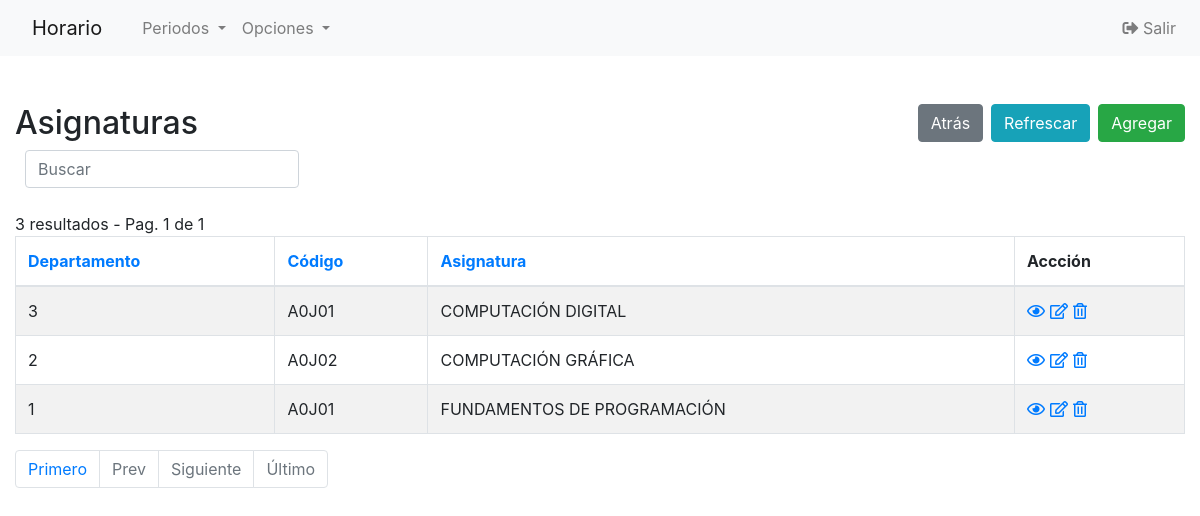
The app's page /Codigo/php/asignaturas-index.php (signed in) with its own data.
### tables this page shows
CREATE TABLE `asignaturas` (
  `ID_asignatura` int(11) NOT NULL,
  `DEPARTAMENTOS_ID_departamento` int(11) NOT NULL,
  `codigo` varchar(10) DEFAULT NULL,
  `nombre` varchar(100) DEFAULT NULL
);

### Codigo/php/config.php (called while the page is built, shortened)
<?php
$no_of_records_per_page = 10;
?>

### Codigo/php/asignaturas-index.php (the view, shortened to what this page needs)
<!DOCTYPE html>
<html lang="en">
<head>
    <link rel="stylesheet" href="https://stackpath.bootstrapcdn.com/bootstrap/4.5.0/css/bootstrap.min.css">
</head>
<?php require_once('navbar.php'); ?>
<body>
    <section class="pt-5">
        <div class="container-fluid">
            <div class="row">
                <div class="col-md-12">
                    <div class="page-header clearfix">
                        <h2 class="float-left">Asignaturas</h2>
                        <a href="asignaturas-create.php" class="btn btn-success float-right">Agregar</a>
                        <a href="asignaturas-index.php" class="btn btn-info float-right mr-2">Refrescar</a>
                        <a href="index1.php" class="btn btn-secondary float-right mr-2">Atrás</a>
                    </div>
                    <div class="form-row">
                        <form action="asignaturas-index.php" method="get">
                        <div class="col">
                          <input type="text" class="form-control" placeholder="Buscar" name="search">
                        </div>
                    </div>
                    <br>
                    <?php
                    require_once "config.php";
                    $domain   = $_SERVER['HTTP_HOST'];
                    $script   = $_SERVER['SCRIPT_NAME'];
                    $parameters   = $_GET ? $_SERVER['QUERY_STRING'] : "" ;
                    $protocol=($_SERVER['HTTPS'] == "on" ? "https" : "http");
                    $currenturl = $protocol . '://' . $domain. $script . '?' . $parameters;
                    if (isset($_GET['pageno'])) {
                        $pageno = $_GET['pageno'];
                    } else {
                        $pageno = 1;
                    }
                    $offset = ($pageno-1) * $no_of_records_per_page;
                    $total_pages_sql = "SELECT COUNT(*) FROM asignaturas";
                    $result = mysqli_query($link,$total_pages_sql);
                    $total_rows = mysqli_fetch_array($result)[0];
                    $total_pages = ceil($total_rows / $no_of_records_per_page);
                    $order = 'ID_asignatura';
                    $sortBy = array('asc', 'desc'); $sort = 'desc';
                    $sql = "SELECT * FROM asignaturas ORDER BY $order $sort LIMIT $offset, $no_of_records_per_page";
                    $count_pages = "SELECT * FROM asignaturas";
                    if(!empty($_GET['search'])) {
                        $search = ($_GET['search']);
                        $sql = "SELECT * FROM asignaturas
                            WHERE CONCAT_WS (DEPARTAMENTOS_ID_departamento,codigo,nombre)
                            LIKE '%$search%'
                            ORDER BY $order $sort
                            LIMIT $offset, $no_of_records_per_page";
                        $count_pages = "SELECT * FROM asignaturas
                            WHERE CONCAT_WS (DEPARTAMENTOS_ID_departamento,codigo,nombre)
                            LIKE '%$search%'
                            ORDER BY $order $sort";
                    }
                    else {
                        $search = "";
                    }
                    if($result = mysqli_query($link, $sql)){
                        if(mysqli_num_rows($result) > 0){
                            if ($result_count = mysqli_query($link, $count_pages)) {
                               $total_pages = ceil(mysqli_num_rows($result_count) / $no_of_records_per_page);
                           }
                            $number_of_results = mysqli_num_rows($result_count);
                            echo " " . $number_of_results . " resultados - Pag. " . $pageno . " de " . $total_pages;
                            echo "<table class='table table-bordered table-striped'>";
                                echo "<thead>";
                                    echo "<tr>";
                                        echo "<th><a href=?search=$search&sort=&order=DEPARTAMENTOS_ID_departamento&sort=$sort>Departamento</th>";
										echo "<th><a href=?search=$search&sort=&order=codigo&sort=$sort>Código</th>";
										echo "<th><a href=?search=$search&sort=&order=nombre&sort=$sort>Asignatura</th>";
                                        echo "<th>Accción</th>";
                                    echo "</tr>";
                                echo "</thead>";
                                echo "<tbody>";
                                while($row = mysqli_fetch_array($result)){
                                    echo "<tr>";
                                    echo "<td>" . htmlspecialchars($row['DEPARTAMENTOS_ID_departamento']) . "</td>";echo "<td>" . htmlspecialchars($row['codigo']) . "</td>";echo "<td>" . htmlspecialchars($row['nombre']) . "</td>";
                                        echo "<td>";
                                            echo "<a href='asignaturas-read.php?ID_asignatura=". $row['ID_asignatura'] ."' title='View Record' data-toggle='tooltip'><i class='far fa-eye'></i></a>";
                                            echo "<a href='asignaturas-update.php?ID_asignatura=". $row['ID_asignatura'] ."' title='Update Record' data-toggle='tooltip'><i class='far fa-edit'></i></a>";
                                            echo "<a href='asignaturas-delete.php?ID_asignatura=". $row['ID_asignatura'] ."' title='Delete Record' data-toggle='tooltip'><i class='far fa-trash-alt'></i></a>";
                                        echo "</td>";
                                    echo "</tr>";
                                }
                                echo "</tbody>";
                            echo "</table>";
?>
                                <ul class="pagination" align-right>
                                <?php
                                    $new_url = preg_replace('/&?pageno=[^&]*/', '', $currenturl);
                                 ?>
                                    <li class="page-item"><a class="page-link" href="<?php echo $new_url .'&pageno=1' ?>">Primero</a></li>
                                    <li class="page-item <?php if($pageno <= 1){ echo 'disabled'; } ?>">
                                        <a class="page-link" href="<?php if($pageno <= 1){ echo '#'; } else { echo $new_url ."&pageno=".($pageno - 1); } ?>">Prev</a>
                                    </li>
                                    <li class="page-item <?php if($pageno >= $total_pages){ echo 'disabled'; } ?>">
                                        <a class="page-link" href="<?php if($pageno >= $total_pages){ echo '#'; } else { echo $new_url . "&pageno=".($pageno + 1); } ?>">Siguiente</a>
                                    </li>
                                    <li class="page-item <?php if($pageno >= $total_pages){ echo 'disabled'; } ?>">
                                        <a class="page-item"><a class="page-link" href="<?php echo $new_url .'&pageno=' . $total_pages; ?>">Último</a>
                                    </li>
                                </ul>
<?php
                        } else{
                            echo "<p class='lead'><em>No records were found.</em></p>";
                        }
                    } else{
                        echo "ERROR: Could not able to execute $sql. " . mysqli_error($link);
                    }
                    ?>
                </div>
            </div>
        </div>
    </section>
</body>
</html>

### Codigo/php/asignaturas-index.php (style rules this page uses)
.page-header h2 { margin-top: 0; }
table tr td:last-child a { margin-right: 5px; }
body { font-size: 14px; }

### records on screen
asignaturas: DEPARTAMENTOS_ID_departamento "3", codigo "A0J01", nombre "COMPUTACIÓN DIGITAL"
asignaturas: DEPARTAMENTOS_ID_departamento "2", codigo "A0J02", nombre "COMPUTACIÓN GRÁFICA"
asignaturas: DEPARTAMENTOS_ID_departamento "1", codigo "A0J01", nombre "FUNDAMENTOS DE PROGRAMACIÓN"

### other values on screen
$number_of_results "3"
$pageno "1"
$total_pages "1"
